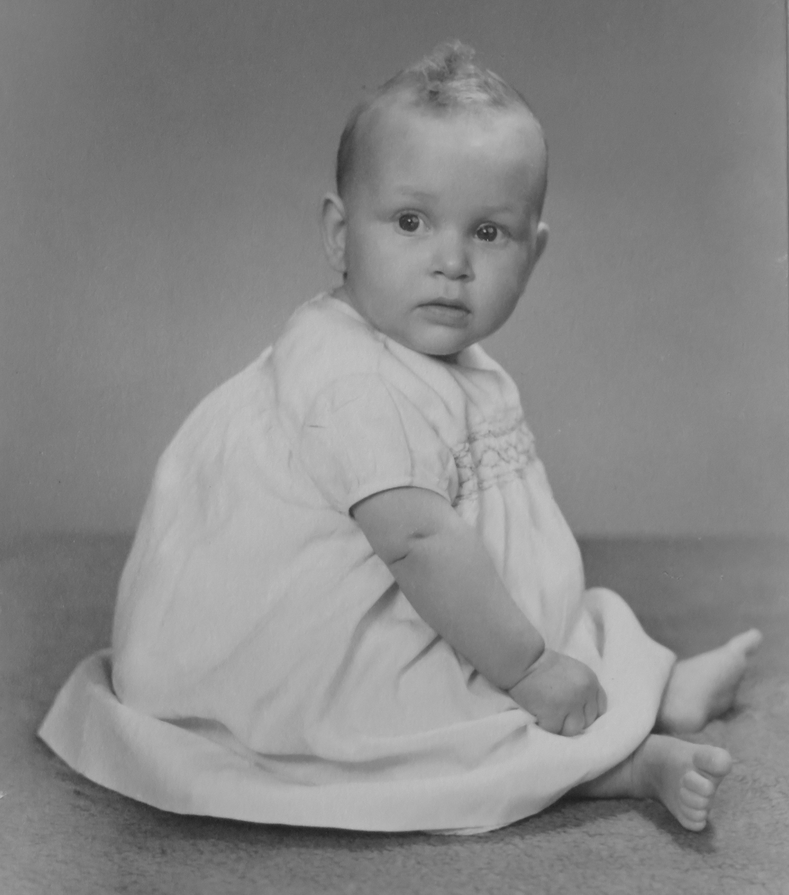
#> input picture photos/2_modified.png, 789 x 895 px, shrunk from 1405 x 1594 before the run
$ python GreyscaleEqualizer.py
#> lines starting #> are read from the running program, lines starting #| are printed output that depends on the picture
from PIL import Image
import matplotlib.pyplot as plt
import numpy as np

"""
Script that applies histogram equalization to a greyscale image.
Specify an input image and name for the output image below.
When script is ran two histograms will be displayed:
 - The colour distribution of the original image
 - The colour distribution of the new image
"""

# Only two constants that need setting before running
IN_FILE = "photos/2_modified.png"
OUT_FILE = "photos/2_output.png"
# IN_FILE = "photos/opencv_modified.jpg"
# OUT_FILE = "photos/opencv_output.jpg"

def make_histogram(img):
    """ Take a flattened greyscale image and create a historgram from it """
    histogram = np.zeros(256, dtype=int)
    for i in range(img.size):
        histogram[img[i]] += 1
    return histogram

def make_cumsum(histogram):
    """ Create an array that represents the cumulative sum of the histogram """
    cumsum = np.zeros(256, dtype=int)
    cumsum[0] = histogram[0]
    for i in range(1, histogram.size):
        cumsum[i] = cumsum[i-1] + histogram[i]
    return cumsum

def make_mapping(cumsum):
    """ Create a mapping s.t. each old colour value is mapped to a new
        one between 0 and 255. Mapping is created using:
         - M(i) = max(0, round((grey_levels*cumsum(i))/(h*w))-1)
        where g_levels is the number of grey levels in the image """
    mapping = np.zeros(256, dtype=int)
    grey_levels = 256
    for i in range(grey_levels):
        mapping[i] = max(0, round((grey_levels*cumsum[i])/(IMG_H*IMG_W))-1)
    return mapping

def apply_mapping(img, mapping):
    """ Apply the mapping to our image """
    new_image = np.zeros(img.size, dtype=int)
    for i in range(img.size):
        new_image[i] = mapping[img[i]]
    return new_image

# Load image, store width and height into constants
pillow_img = Image.open(IN_FILE)
#> pillow_img is the input picture: PIL image 789x895 L; min 31, max 195, mean 136.9
IMG_W, IMG_H = pillow_img.size
#> IMG_W = 789; IMG_H = 895

# Read in and flatten our greyscale image, calculate the histogram,
# cumulative sum, mapping and then apply the mapping to create a new image
img = np.array(pillow_img).flatten()
histogram = make_histogram(img)
#> after the loop in make_histogram, `for i in range(img.size):`: histogram = 256 values, max 14223 at index 133, min 0 at index 0, mean 2758.4
cumsum = make_cumsum(histogram)
#> after the loop in make_cumsum, `for i in range(1, histogram.size):`: cumsum = 256 values from 0 to 706155
#> cumsum = 256 values from 0 to 706155
mapping = make_mapping(cumsum)
#> after the loop in make_mapping, `for i in range(grey_levels):`: mapping = 256 values from 0 to 255
#> mapping = 256 values from 0 to 255
new_image = apply_mapping(img, mapping)

# Save the image
output_image = Image.fromarray(np.uint8(new_image.reshape((IMG_H, IMG_W))))
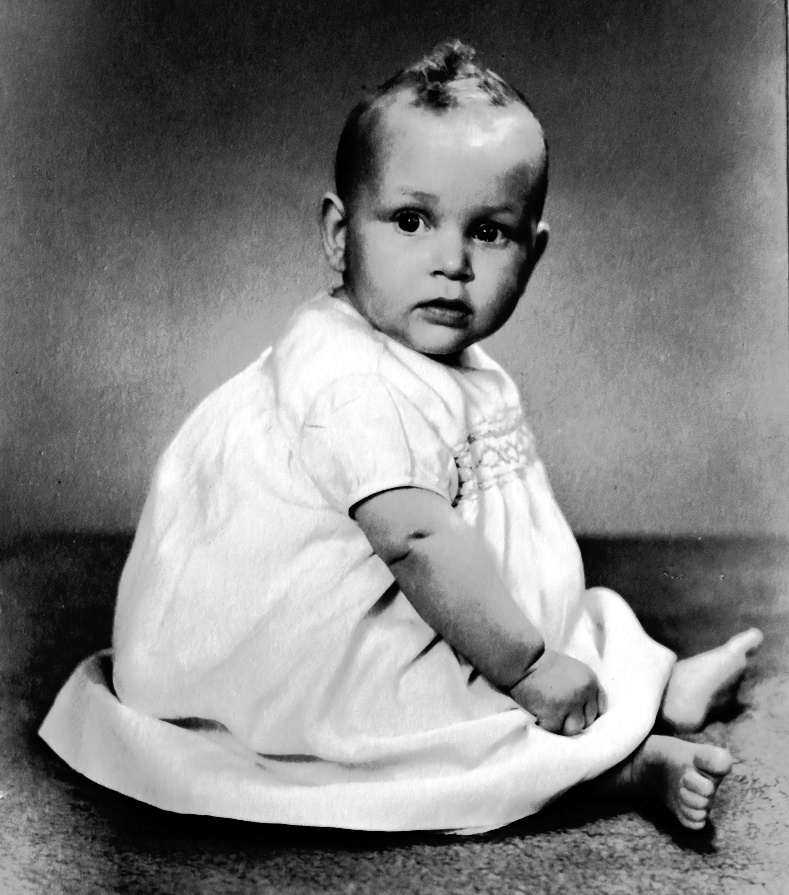
#> output_image: PIL image 789x895 L; min 0, max 255, mean 128.6
output_image.save(OUT_FILE)

# Display the old (blue) and new (orange) histograms next to eachother
x_axis = np.arange(256)
fig = plt.figure()
fig.add_subplot(1, 2, 1)
plt.bar(x_axis, histogram)
fig.add_subplot(1, 2, 2)
plt.bar(x_axis, make_histogram(new_image), color="orange")
plt.show()
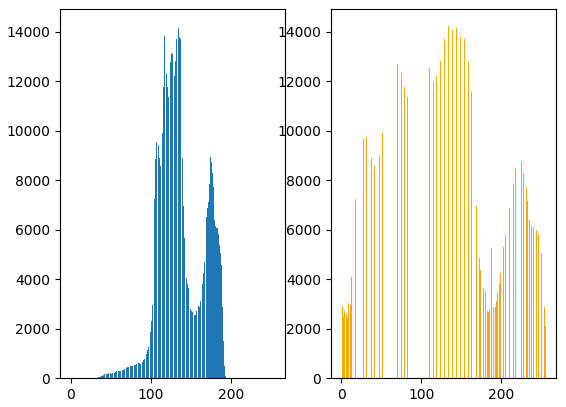
#> figure drawn by matplotlib, 2 panels; panel 1: tallest bar 14223 high, from x = 132.6 to 133.4; panel 2: tallest bar 14223 high, from x = 133.6 to 134.4
pillow_img.show(title='greyscale_input')
output_image.show(title='greyscale_output')

# [9 lines of commented-out code are left out]

$ run again, with photos/opencv_modified.jpg saved as photos/2_modified.png
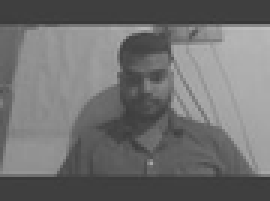
#> input picture photos/opencv_modified.jpg, 90 x 67 px, shrunk from 160 x 120 before the run (shown 3 times larger)
#> pillow_img is the input picture: PIL image 90x67 L; min 54, max 191, mean 111.6
#> img = 6030 values, max 191 at index 899, min 54 at index 700, mean 111.6
#> after the loop in make_histogram, `for i in range(img.size):`: histogram = 256 values, max 982 at index 63, min 0 at index 0, mean 23.55
#> after the loop in make_cumsum, `for i in range(1, histogram.size):`: cumsum = 256 values from 0 to 6030
#> after the loop in make_mapping, `for i in range(grey_levels):`: mapping = 256 values from 0 to 255
#> after the loop in apply_mapping, `for i in range(img.size):`: new_image = 6030 values, max 255 at index 886, min 0 at index 666, mean 131.3
#> `output_image = Image.fromarray(np.uint8(new_image.reshape((IMG_H, IMG_..`:
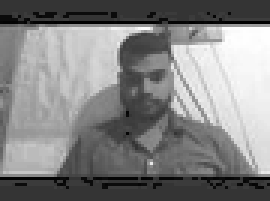
#> output_image: PIL image 90x67 L (shown 3 times larger); min 0, max 255, mean 131.3
#> `plt.show()`:
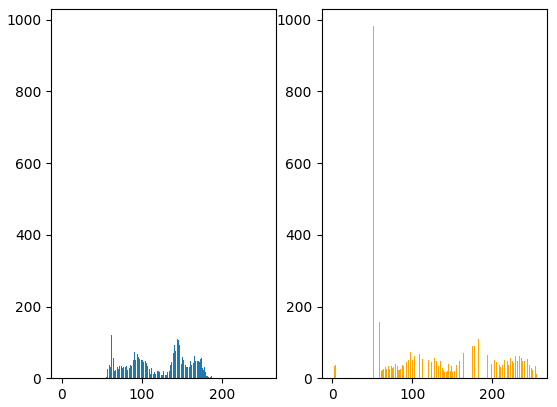
#> figure drawn by matplotlib, 2 panels; panel 1: tallest bar 982 high, from x = 62.6 to 63.4; panel 2: tallest bar 982 high, from x = 51.6 to 52.4
